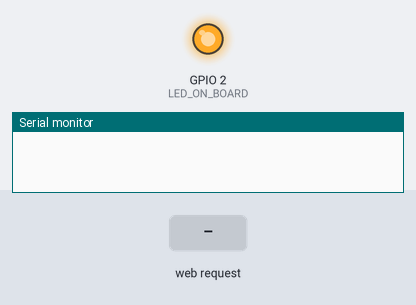
This sketch was run on a simulated ESP32. Shown: output pins drawn as LEDs (lit = HIGH), the last lines printed to the serial monitor. Dashed ring = blinking. The inputs (shaded band) are chosen by the test bench. WiFi joins after 1.5 s; servers stay silent unless stated; random numbers use the default seed unless the sketch sets one.

Above: at 0.1 s.
At 3.2 s:
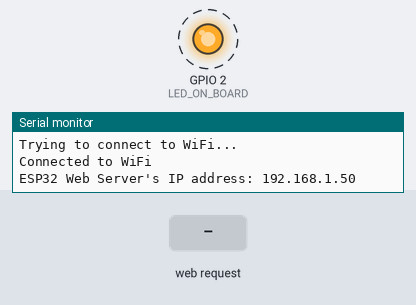
3.3 s: HTTP request GET / received
Timing chart, 0 to 12.3 s (numbered marks = the images above; inputs shaded):
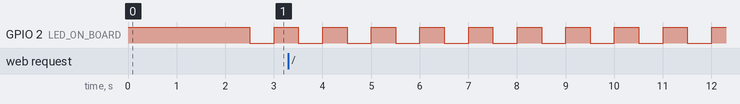

Measured:
- by itself, GPIO 2 (LED_ON_BOARD): alternates HIGH for 0.50 s and LOW for 0.50 s

The sketch:

WebServer_ex3_aula6.ino
```cpp
/*
 * This ESP32 code is created by esp32io.com
 *
 * This ESP32 code is released in the public domain
 *
 * For more detail (instruction and wiring diagram), visit https://esp32io.com/tutorials/esp32-web-server
 */

#include <WiFi.h>
#include <ESPAsyncWebServer.h>

#define LED_ON_BOARD  2

const char* ssid     = "LMI_2";
const char* password = "ea254@ea254";

AsyncWebServer server(80);

float getTemperature() {
  // YOUR SENSOR IMPLEMENTATION HERE
  // simulate the temperature value
  float temp_x100 = random(0, 10000);  // a ramdom value from 0 to 10000
  return temp_x100 / 100;              // return the simulated temperature value from 0 to 100 in float
}

void setup() {
  Serial.begin(115200);
  pinMode(LED_ON_BOARD, OUTPUT);
  digitalWrite(LED_ON_BOARD, HIGH);

  // Connect to Wi-Fi
  WiFi.begin(ssid, password);
  while (WiFi.status() != WL_CONNECTED) {
    delay(1000);
    Serial.println("Trying to connect to WiFi...");
  }
  Serial.println("Connected to WiFi");

  // Print the ESP32's IP address
  Serial.print("ESP32 Web Server's IP address: ");
  Serial.println(WiFi.localIP());

  // Define a route to serve the HTML page
  server.on("/", HTTP_GET, [](AsyncWebServerRequest* request) {
  Serial.println("ESP32 Web Server: New request received:");  // for debugging
  Serial.println("GET /");                                    // for debugging

    // get temperature from sensor
    float temperature = getTemperature();
    // Format the temperature with two decimal places
    String temperatureStr = String(temperature, 2);

    String html = "<!DOCTYPE HTML>";
    html += "<html>\n";
    html += "<head><title>ESP32 Web Server</title></head>\n";
    html += "<body>\n";
    html += "<p>Temperature: <span style=\"color: red;\">";
    html += temperature;
    html += "&deg;C</span>";
    html += "</p>\n";
    html += "<body>\n</html>";

    request->send(200, "text/html", html);
  });

  // Start the server
  server.begin();
}

void loop() {
  // Your code
  digitalWrite(LED_ON_BOARD,HIGH);
  delay(500);
  digitalWrite(LED_ON_BOARD,LOW);
  delay(500);
}
```
